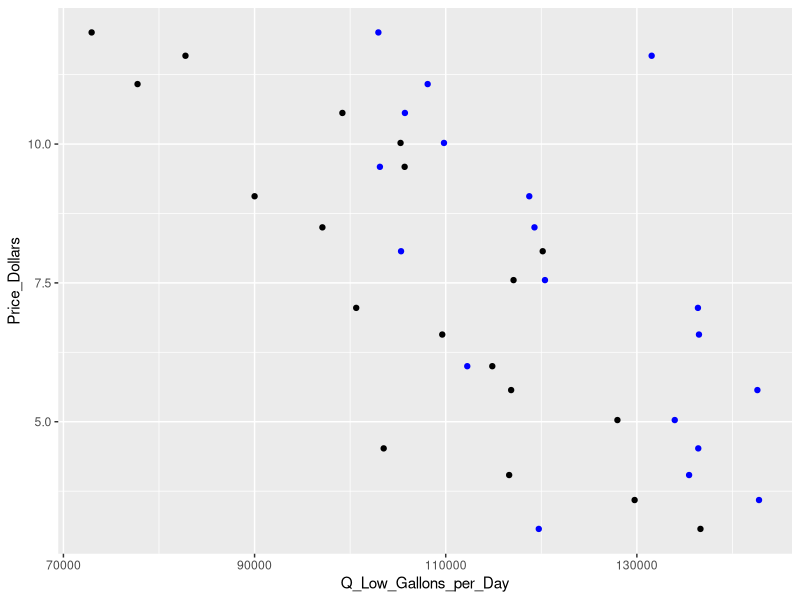

This figure's R source:
## ---- chunk 1
knitr::opts_chunk$set(echo = TRUE)
## ---- chunk 2

library(tidyverse)

## ---- chunk 3

original_data<-read_csv("Hmwk2_Data.csv")

## ---- chunk 4

low_demand<-lm(Price_Dollars~Q_Low_Gallons_per_Day, data=original_data)

high_demand<-lm(Price_Dollars~Q_High_Gallons_per_Day, data=original_data)

## ---- chunk 5

demand_plots<-ggplot(original_data, aes(x=Q_Low_Gallons_per_Day, y=Price_Dollars))+
  geom_point()+
  geom_point(color="blue", aes(x=Q_High_Gallons_per_Day))

